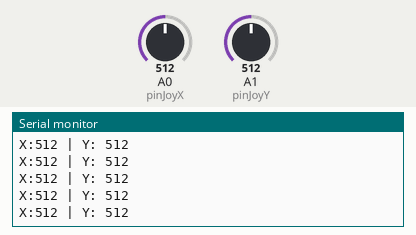
The sketch below on a simulated Arduino Uno, built with avr-gcc and run on an emulated ATmega328P. Parts: the last lines printed to the serial monitor. Inputs (shaded band) come from the test bench; at power-on: A0 (pinJoyX) = 512, A1 (pinJoyY) = 512.

Above: at 1.2 s.
1.3 s: A0 (pinJoyX) set to 106
At 2.4 s:
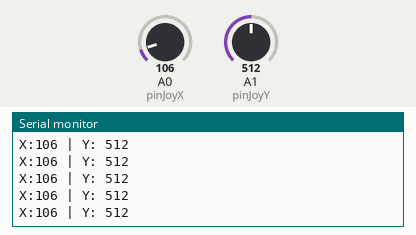
4.3 s: A0 (pinJoyX) set to 91
At 5.4 s:
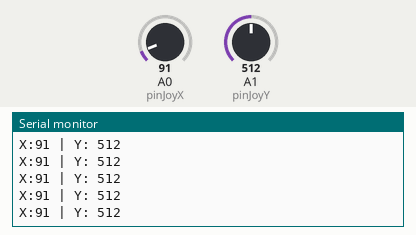
13.3 s: A0 (pinJoyX) set to 1007
At 14.0 s:
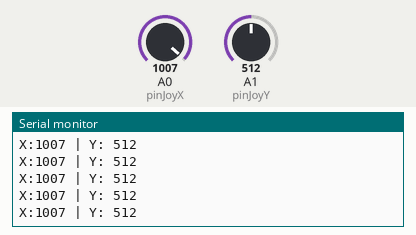
14.8 s: A0 (pinJoyX) set to 982
At 15.9 s:
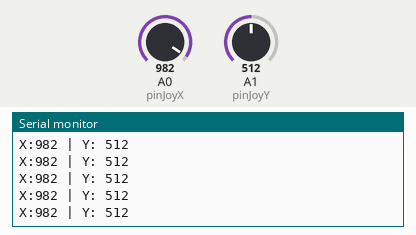
Timing chart, 0 to 17.3 s (numbered marks = the images above; inputs shaded):
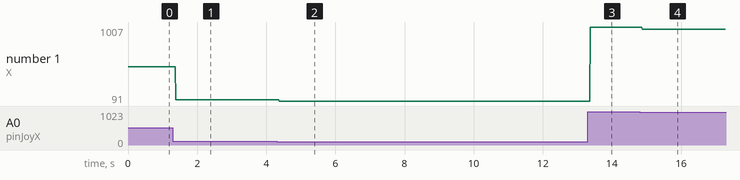

Measured:
- after the input at 1.3 s, the serial monitor: prints a new line after 0.08 s (image 1)
- after the input at 4.3 s, the serial monitor: prints a new line after 0.08 s (image 2)
- after the input at 13.3 s, the serial monitor: prints a new line after 0.08 s (image 3)
- after the input at 14.8 s, the serial monitor: prints a new line after 0.08 s (image 4)
- plotted number 1: 512 → 106 after the input at 1.3 s, 106 → 91 after the input at 4.3 s, 91 → 1007 after the input at 13.3 s, 1007 → 982 after the input at 14.8 s

The sketch:

Joystick.ino
```cpp
const int pinJoyX = A0;
const int pinJoyY = A1;

void setup() {
   Serial.begin(9600);
}

void loop() {
  int Xvalue = 0;
  int Yvalue = 0;
  Xvalue = analogRead(pinJoyX); //delay(200);
  Yvalue = analogRead(pinJoyY); //delay(200);
  Serial.print("X:" );
  Serial.print(Xvalue);
  Serial.print(" | Y: ");
  Serial.print(Yvalue); //delay(500);
  Serial.println();
}
```
